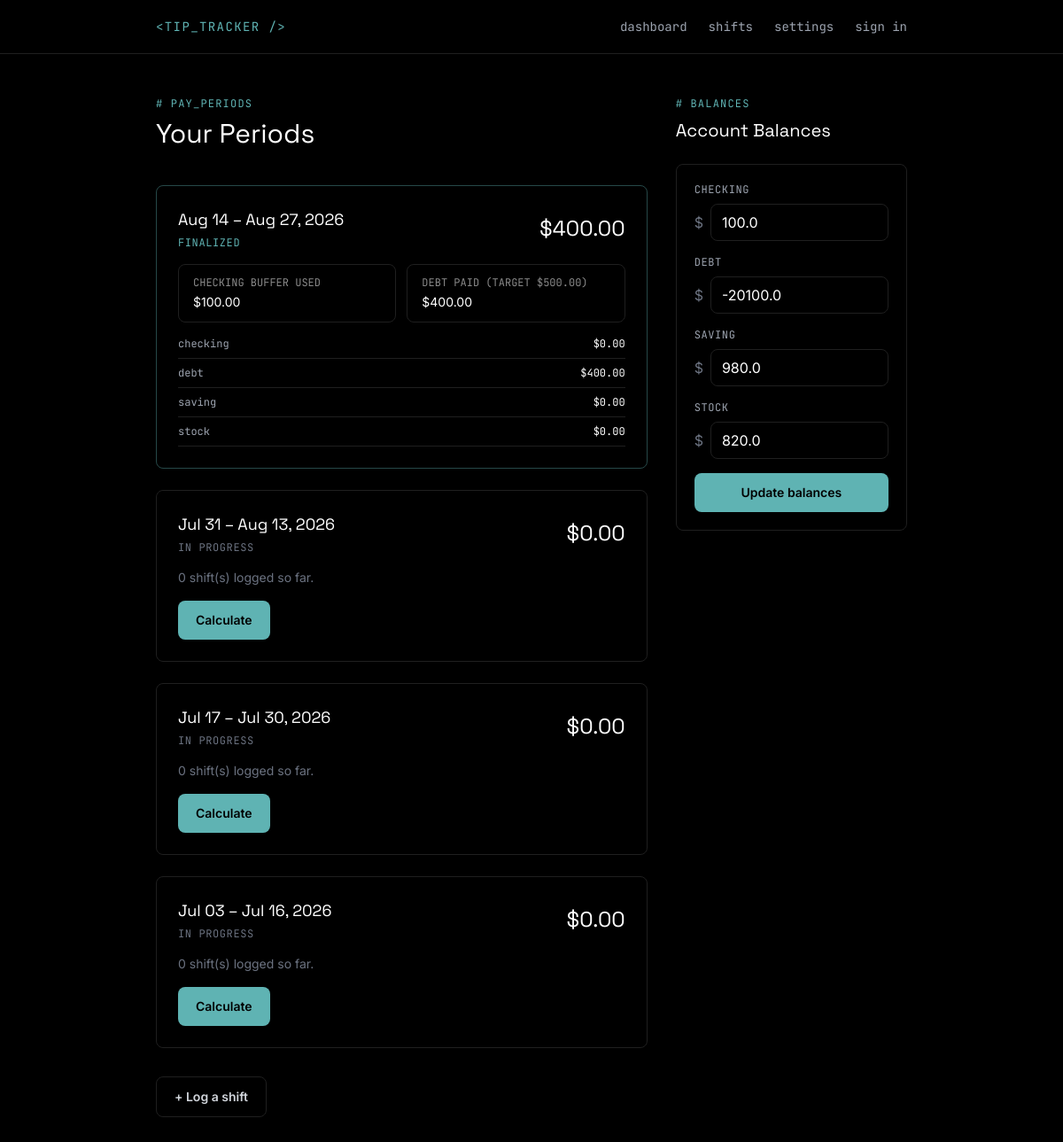
The page / on the database its author committed.
### models.py (models this page shows)
class PayPeriod(db.Model):
    __tablename__ = "pay_period"
    id = db.Column(db.Integer, primary_key=True)
    start_date = db.Column(db.Date, nullable=False, unique=True)
    is_finalized = db.Column(db.Boolean, nullable=False, default=False)
    real_debt_payment = db.Column(db.Float, nullable=False, default=0.0)
    total_tips = db.Column(db.Float, nullable=False, default=0.0)
    checking_buffer_used = db.Column(db.Float, nullable=False)
    debt_payment_target = db.Column(db.Float, nullable=False)

class AllocationLog(db.Model):
    __tablename__ = "allocation_log"
    id = db.Column(db.Integer, primary_key=True)
    destination_id = db.Column(db.Integer, db.ForeignKey("destination.id"), nullable=False)
    pay_period_start = db.Column(db.Date, nullable=False)
    amount = db.Column(db.Float, nullable=False)
    destination = db.relationship("Destination", backref="allocation_log")

class Destination(db.Model):
    __tablename__ = "destination"
    id = db.Column(db.Integer, primary_key=True)
    name = db.Column(db.String, nullable=False)
    type = db.Column(db.String, nullable=True)
    current_balance = db.Column(db.Float, nullable=False, default=0.0)

### api/dashboard.py (the view)
@dashboard_bp.route("/", methods=["GET"])
def read_dashboard():
    return read()

### models.py (called while the page is built)
def pay_period_start_for(d):
    anchor_date = date(2026, 7, 31)
    period = (d - anchor_date).days // 14
    return anchor_date + timedelta(days=(period*14))

### services/pay_period_summary.py (called while the page is built)
def pay_period_summary(d):
    start_period = pay_period_start_for(d)
    end_period = start_period + timedelta(days=13)
    shifts = Shift.query.filter(Shift.date >= start_period, Shift.date <= end_period).all()
    cash_tips = sum(s.cash_tips for s in shifts)
    card_tips = sum(s.card_tips for s in shifts)
    total_hours = sum(s.hours_worked for s in shifts)
    return {
        "period_start": start_period,
        "period_end": end_period,
        "cash_tips": cash_tips,
        "card_tips": card_tips,
        "total_tips": cash_tips + card_tips,
        "total_hours": total_hours,
        "shifts": shifts
    }

### templates/dashboard.html (shortened to what this page needs)
{% extends "base.html" %}
{% block content %}
<div class="grid lg:grid-cols-3 gap-8 items-start">
  <div class="lg:col-span-2">
    <p class="font-mono text-xs text-accent tracking-widest uppercase mb-2"># pay_periods</p>
    <h1 class="font-display text-3xl text-white mb-10">Your Periods</h1>
    <div class="space-y-6">
      {% for card in cards %}
        <div class="border {{ 'border-accent/40' if card.is_finalized else 'border-line' }} rounded-lg p-6">
          <div class="flex items-center justify-between mb-4">
            <div>
              <p class="font-display text-lg text-white">
                {{ card.period_start.strftime('%b %d') }} – {{ card.period_end.strftime('%b %d, %Y') }}
              </p>
              <p class="font-mono text-xs {{ 'text-accent' if card.is_finalized else 'text-gray-500' }} mt-1 uppercase tracking-wider">
                {{ "finalized" if card.is_finalized else "in progress" }}
              </p>
            </div>
            <p class="font-display text-2xl text-white">${{ "%.2f"|format(card.total_tips) }}</p>
          </div>
          {% if card.is_finalized %}
            <div class="grid sm:grid-cols-2 gap-3 mb-4">
              <div class="border border-line rounded-lg px-4 py-3">
                <p class="font-mono text-xs text-muted uppercase mb-1">checking buffer used</p>
                <p class="text-white text-sm">${{ "%.2f"|format(card.checking_buffer_used) }}</p>
              </div>
              <div class="border border-line rounded-lg px-4 py-3">
                <p class="font-mono text-xs text-muted uppercase mb-1">debt paid (target ${{ "%.2f"|format(card.debt_payment_target) }})</p>
                <p class="text-white text-sm">${{ "%.2f"|format(card.real_debt_payment) }}</p>
              </div>
            </div>
            <div class="space-y-2">
              {% for alloc in card.allocations %}
                <div class="flex justify-between font-mono text-xs text-gray-400 border-b border-line pb-2">
                  <span>{{ alloc.destination.name }}</span>
                  <span class="text-white">${{ "%.2f"|format(alloc.amount) }}</span>
                </div>
              {% endfor %}
            </div>
          {% else %}
            <p class="text-gray-500 text-sm mb-4">{{ card.shifts|length }} shift(s) logged so far.</p>
            <form action="{{ url_for('allocation.allocate', date=card.period_start.isoformat()) }}" method="POST"
      onsubmit="return checkLoggedIn() && confirm('Finalize this period? This cannot be undone.');">
              <button type="submit" class="px-5 py-3 bg-accent text-black text-sm font-semibold rounded-lg hover:bg-white transition-colors">
                Calculate
              </button>
            </form>
          {% endif %}
        </div>
      {% endfor %}
    </div>
    <a href="{{ url_for('shifts.create_shift') }}" class="inline-block mt-8 px-5 py-3 border border-line text-sm font-semibold rounded-lg text-gray-300 hover:border-accent hover:text-accent transition-colors">
      + Log a shift
    </a>
  </div>
  <div class="lg:sticky lg:top-8">
    <p class="font-mono text-xs text-accent tracking-widest uppercase mb-2"># balances</p>
    <h2 class="font-display text-xl text-white mb-6">Account Balances</h2>
    <form method="POST" action="{{ url_for('balances.balances') }}" class="border border-line rounded-lg p-5 space-y-4" onsubmit="return checkLoggedIn();">
      {% for dest in destinations %}
        <div>
          <label class="font-mono text-xs text-gray-400 uppercase tracking-wider block mb-2">{{ dest.name }}</label>
          <div class="flex items-center gap-2">
            <span class="text-gray-500">$</span>
            <input type="number" step="0.01" name="balance_{{ dest.id }}" value="{{ dest.current_balance }}"
                   class="w-full bg-transparent border border-line rounded-lg px-3 py-2 text-white focus:border-accent focus:outline-none">
          </div>
        </div>
      {% endfor %}
      <button type="submit" class="w-full px-4 py-3 bg-accent text-black text-sm font-semibold rounded-lg hover:bg-white transition-colors">
        Update balances
      </button>
    </form>
  </div>
</div>
{% endblock %}

### rows shown on the page
PayPeriod: period_start "Aug 14", period_end "Aug 27, 2026", is_finalized "FINALIZED", total_tips "400.00", checking_buffer_used "100.00", debt_payment_target "500.00", real_debt_payment "400.00"
AllocationLog: destination.name "checking", amount "0.00"
AllocationLog: destination.name "debt", amount "400.00"
AllocationLog: destination.name "saving", amount "0.00"
AllocationLog: destination.name "stock", amount "0.00"
Destination: name "CHECKING", current_balance "100.0"
Destination: name "DEBT", current_balance "-20100.0"
Destination: name "SAVING", current_balance "980.0"
Destination: name "STOCK", current_balance "820.0"

### other values the page prints
{{ card.period_start.strftime('%b %d') }} "Jul 31" "Jul 17" "Jul 03"
{{ card.period_end.strftime('%b %d, %Y') }} "Aug 13, 2026" "Jul 30, 2026" "Jul 16, 2026"
{{ "finalized" if card.is_finalized else "in progress" }} "IN PROGRESS" "IN PROGRESS" "IN PROGRESS"
{{ "%.2f"|format(card.total_tips) }} "0.00" "0.00" "0.00"
{{ card.shifts|length }} "0" "0" "0"
